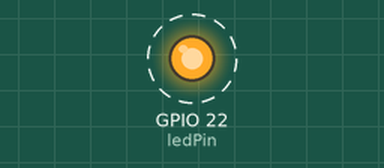
Simulated run of this sketch. Board: ESP32. On the bench: output pins drawn as LEDs (lit = HIGH). Dashed ring = blinking.

Above: at 0.5 s.
Timing chart, 0 to 4.6 s (numbered marks = the images above):
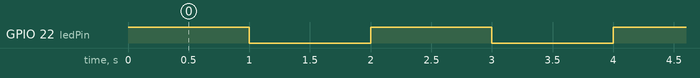

The sketch:

LED_ON_OFF.ino
```cpp
// Definición del pin GPIO asignado para el LED.
// Según las instrucciones de la actividad, se utiliza específicamente el
// GPIO 22.
// Este código es hecho por LA IA de gavity con ayuda de mi persona
// Esta carpeta se cambió segun el toque de la música, es también una prueba
const int ledPin = 22;

// Configuración inicial del microcontrolador.
// Esta función se ejecuta una sola vez al iniciar o reiniciar el ESP32.
void setup() {
  // Configura el pin del LED (GPIO 22) como salida (OUTPUT).
  // Esto permite al ESP32 enviar voltaje (HIGH/LOW) para controlar el estado
  // del LED.
  pinMode(ledPin, OUTPUT);
}

// Bucle principal del programa.
// Esta función se ejecuta continuamente de forma cíclica e infinita.
void loop() {
  // Enciende el LED enviando un estado lógico ALTO (HIGH / 3.3V) al GPIO 22.
  digitalWrite(ledPin, HIGH);

  // Retardo de 1000 milisegundos (1 segundo) manteniendo el LED encendido.
  delay(1000);

  // Apaga el LED enviando un estado lógico BAJO (LOW / 0V) al GPIO 22.
  digitalWrite(ledPin, LOW);

  // Retardo de 1000 milisegundos (1 segundo) manteniendo el LED apagado.
  delay(1000);
}
```

Measured:
- by itself, GPIO 22 (ledPin): alternates HIGH for 1.0 s and LOW for 1.0 s
